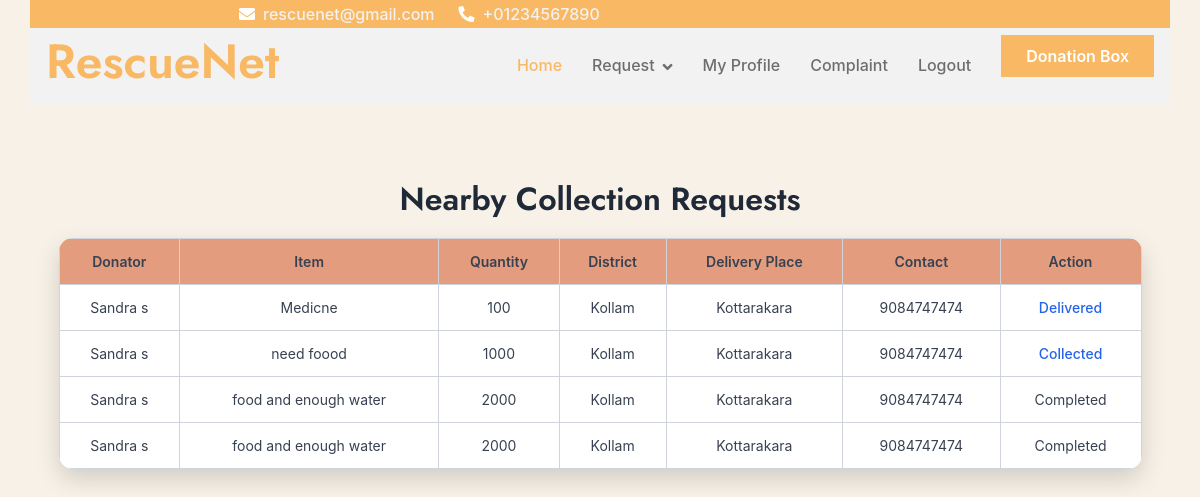
Page /Volunteer/MyCollectionRequest/ (signed in) on the earlier database version.
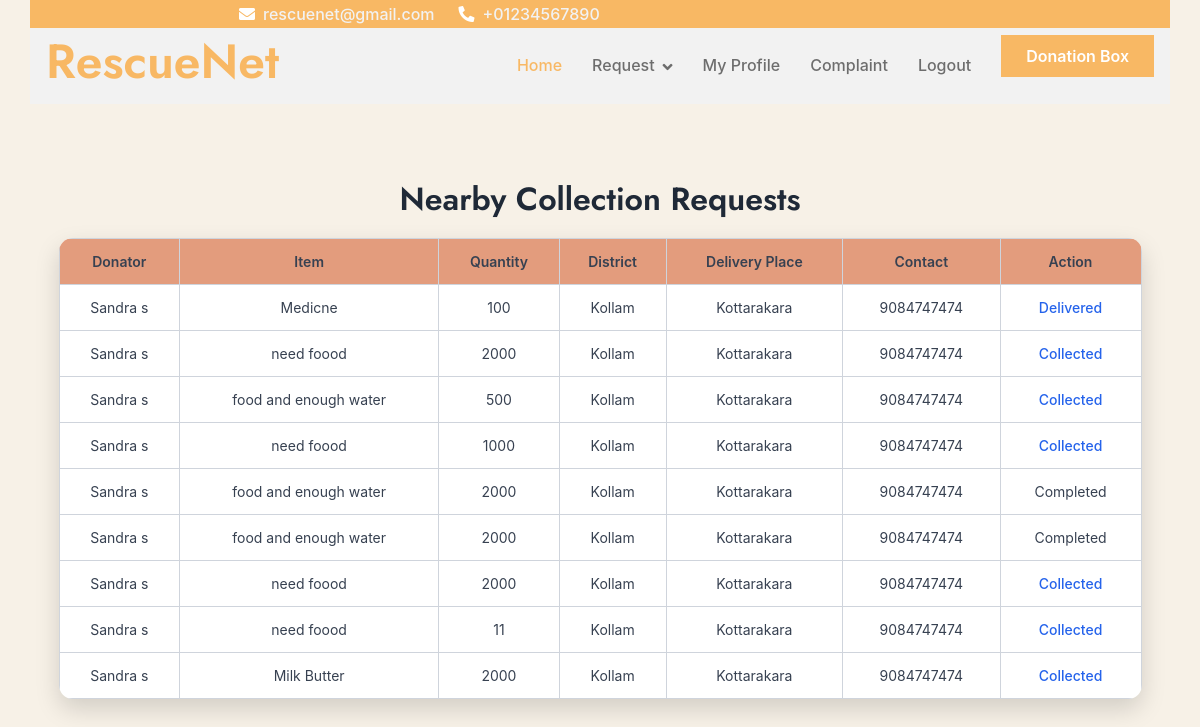
Same page on the later database version.
### Volunteer/models.py (models this page shows)
class tbl_collectionrequest(models.Model):
    request_date = models.DateField(auto_now_add=True)
    status = models.IntegerField(default=0)
    donation_id = models.ForeignKey(tbl_donation, on_delete=models.CASCADE)
    delivery_place = models.ForeignKey(tbl_place, on_delete=models.CASCADE,null=True)
    volunteer_id = models.ForeignKey(tbl_volunteer, on_delete=models.CASCADE, null=True)

class tbl_donation(models.Model):
    donation_date=models.DateField(auto_now_add=True)
    donation_status=models.IntegerField(default=0)
    donation_type=models.CharField(max_length=100)
    donation_remark=models.CharField(max_length=100)
    donation_amount=models.CharField(max_length=100)
    donationitem_id=models.ForeignKey(tbl_donationitems,on_delete=models.CASCADE,null=True)
    user_id=models.ForeignKey(tbl_user,on_delete=models.CASCADE,null=True)
    volunteer_id=models.ForeignKey(tbl_volunteer,on_delete=models.CASCADE,null=True)

class tbl_donationitems(models.Model):
    donationitems_name=models.CharField(max_length=100)
    donationitems_count=models.CharField(max_length=100)
    donationrequest_id=models.ForeignKey(tbl_donationrequest,on_delete=models.CASCADE,null=True)

### Guest/models.py (models this page shows)
class tbl_user(models.Model):
    user_name=models.CharField(max_length=50)
    user_email=models.CharField(max_length=50)
    user_contact=models.CharField(max_length=50)
    user_address=models.CharField(max_length=100)
    user_password=models.CharField(max_length=50)
    user_photo=models.FileField(upload_to="Assets/UserDocs/")
    place=models.ForeignKey(tbl_place,on_delete=models.CASCADE)
    user_status=models.IntegerField(default=0)

### Admin/models.py (models this page shows)
class tbl_place(models.Model):
    place_name = models.CharField(max_length=50)
    district = models.ForeignKey(tbl_district,on_delete=models.CASCADE)

class tbl_district(models.Model):
    district_name=models.CharField(max_length=50)

### Volunteer/views.py (the view)
# urls.py: path("MyCollectionRequest/",views.MyCollectionRequest,name="MyCollectionRequest"),
def MyCollectionRequest(request):
    if "vid" not in request.session:
        return redirect("Guest:Login")
    volunteer = tbl_volunteer.objects.get(id=request.session["vid"])
    requests = tbl_collectionrequest.objects.filter(volunteer_id=volunteer)
    return render(request, "Volunteer/MyCollectionRequest.html", {'requests': requests})

### Volunteer/Templates/Volunteer/MyCollectionRequest.html (shortened to what this page needs)
{% extends 'Volunteer/Header.html' %}
{% block content %}
<!DOCTYPE html>
<html lang="en">
<head>
</head>
<body>
<h2>Nearby Collection Requests</h2>
<table>
    <tr>
        <th>Donator</th>
        <th>Item</th>
        <th>Quantity</th>
        <th>District</th>
        <th>Delivery Place</th>
        <th>Contact</th>
        <th>Action</th>
    </tr>
    {% for r in requests %}
    <tr>
        <td>{{ r.donation_id.user_id.user_name }}</td>
        <td>{{ r.donation_id.donationitem_id.donationitems_name }}</td>
        <td>{{ r.donation_id.donation_amount }}</td>
        <td>{{ r.donation_id.user_id.place.district.district_name }}</td>
        <td>{{ r.donation_id.user_id.place.place_name }}</td>
        <td>{{ r.donation_id.user_id.user_contact }}</td>
        <td>
            {% if r.status == 1 %}
                <a href="{% url 'Volunteer:updatestatus' r.id 2 %}">Collected</a>
            {% elif r.status == 2 %}
                <a href="{% url 'Volunteer:updatestatus' r.id 3 %}">Delivered</a>
            {% elif r.status == 3 %}
                <span>Completed</span>
            {% endif %}
        </td>
    </tr>
    {% empty %}
    <tr>
        <td colspan="7">No Nearby Requests</td>
    </tr>
    {% endfor %}
</table>
</body>
</html>
{% endblock %}

Differences in the rows shown:
now on this page (row edited): tbl_collectionrequest: donation_id.user_id.user_name "Sandra s", donation_id.donationitem_id.donationitems_name "need foood", donation_id.donation_amount "2000", donation_id.user_id.place.district.district_name "Kollam", donation_id.user_id.place.place_name "Kottarakara", donation_id.user_id.user_contact "9084747474", status "Collected"
now on this page (row edited): tbl_collectionrequest: donation_id.user_id.user_name "Sandra s", donation_id.donationitem_id.donationitems_name "food and enough water", donation_id.donation_amount "500", donation_id.user_id.place.district.district_name "Kollam", donation_id.user_id.place.place_name "Kottarakara", donation_id.user_id.user_contact "9084747474", status "Collected"
added tbl_collectionrequest: donation_id.user_id.user_name "Sandra s", donation_id.donationitem_id.donationitems_name "need foood", donation_id.donation_amount "2000", donation_id.user_id.place.district.district_name "Kollam", donation_id.user_id.place.place_name "Kottarakara", donation_id.user_id.user_contact "9084747474", status "Collected"
added tbl_collectionrequest: donation_id.user_id.user_name "Sandra s", donation_id.donationitem_id.donationitems_name "need foood", donation_id.donation_amount "11", donation_id.user_id.place.district.district_name "Kollam", donation_id.user_id.place.place_name "Kottarakara", donation_id.user_id.user_contact "9084747474", status "Collected"
added tbl_collectionrequest: donation_id.user_id.user_name "Sandra s", donation_id.donationitem_id.donationitems_name "Milk Butter", donation_id.donation_amount "2000", donation_id.user_id.place.district.district_name "Kollam", donation_id.user_id.place.place_name "Kottarakara", donation_id.user_id.user_contact "9084747474", status "Collected"
